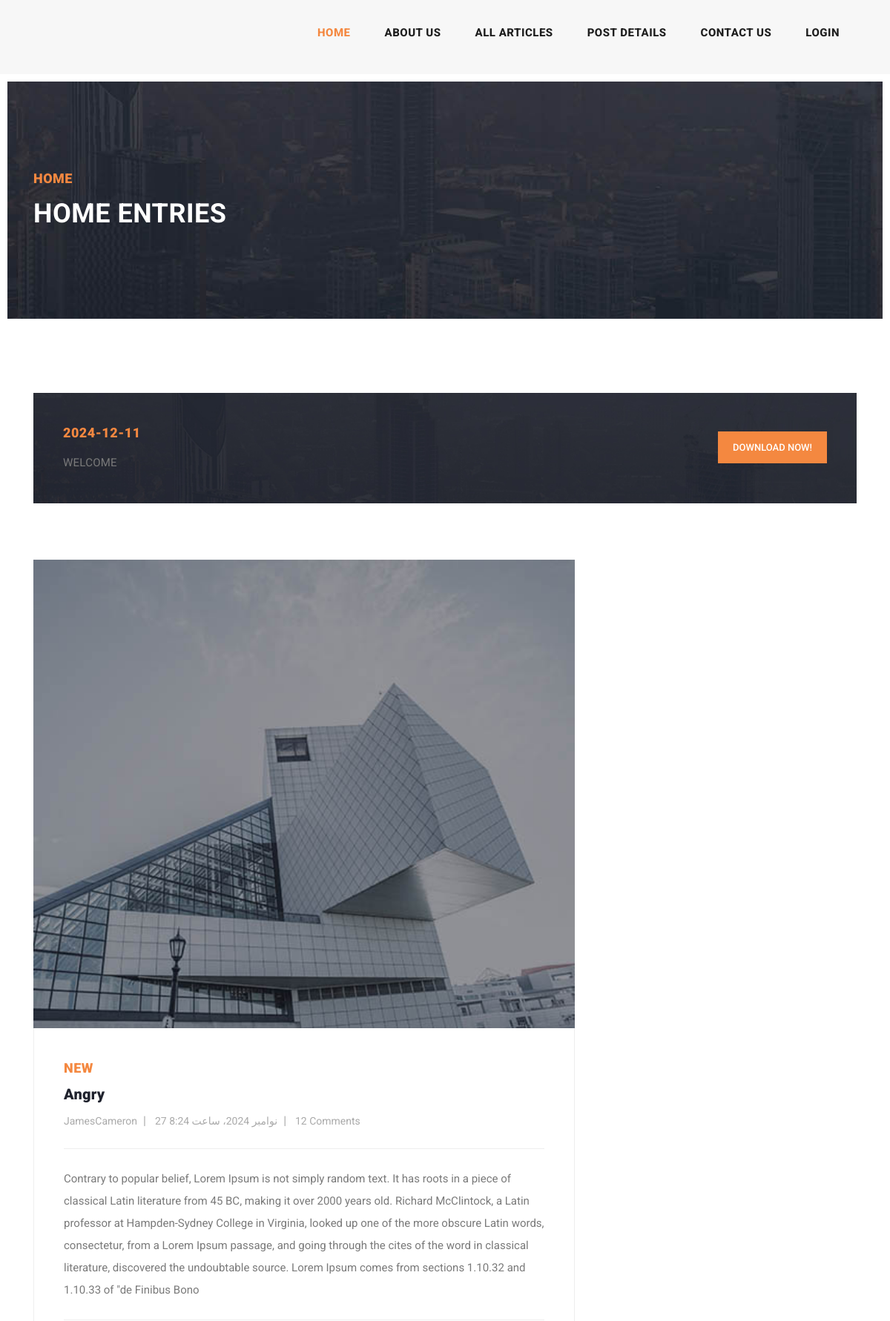
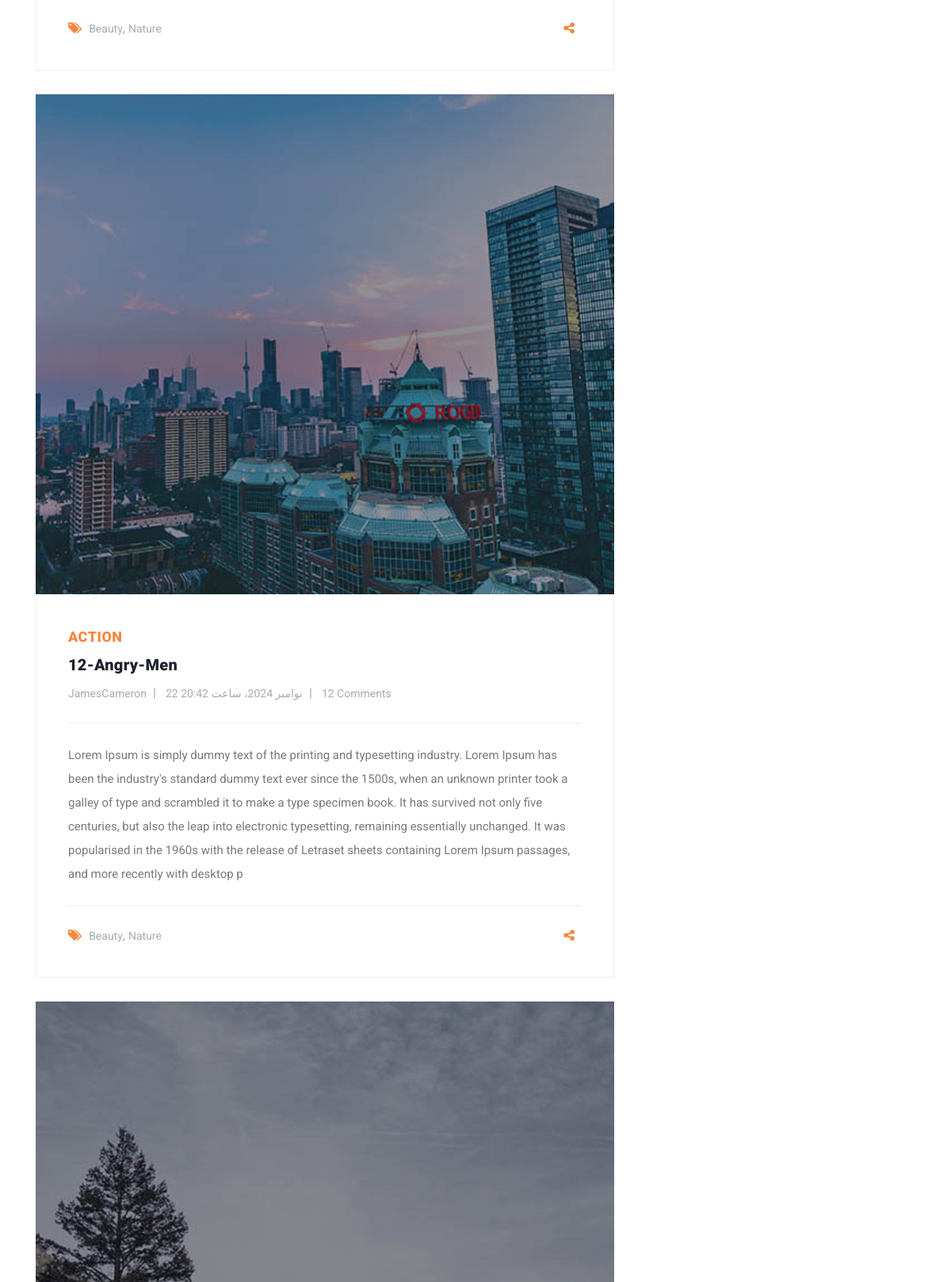
The page / (upper part) on the database its author committed (2 pictures, top to bottom).
### blog/models.py (models this page shows, shortened)
class Article(models.Model):
    CHOICES = (
        ('A','PYTHON'),
        ('B','DJANGO')
    )
    author = models.ForeignKey(User, on_delete=models.CASCADE)
    category = models.ManyToManyField(Category,related_name='articles')
    title = models.CharField(max_length=70,help_text='enter title',unique=True)
    body = models.TextField()
    image = models.ImageField(upload_to='images/articles',unique_for_date='pop_date')
    created = models.DateTimeField(auto_now_add=True)
    updated = models.DateTimeField(auto_now=True)
    pop_date = models.DateField(default=timezone.now())
    floatfield = models.FloatField(default=0)
    myfile = models.FileField(null=True,upload_to='files/articles')
    status = models.BooleanField(default=False)
    objects = models.Manager()
    custom = ArticleManager()
    slug = models.SlugField(unique=True,null=True,blank=True)
    pub_date = models.DateField(default=timezone.now())
    class Meta:
        ordering = ['-updated',]
        verbose_name = 'post'
    def get_absolute_url(self):
        return reverse('blog:article_detail',kwargs={'slug':self.slug})

class Category(models.Model):
    name = models.CharField(max_length=50,verbose_name="عنوان")
    created = models.DateTimeField(auto_now_add=True)
    slug = models.SlugField(unique=True,null=False,default='')
    def __str__(self):
        return self.name
    class Meta:
        verbose_name = 'دسته بندی '

### home/views.py (the view)
# urls.py: path("",views.home,name="home"),
def home(request):
    article = Article.objects.all()
    recent_articles = Article.objects.all()[:3]
    return render(request,'home/index.html',context={'articles':article})

### account/templatetags/filters.py (called while the page is built)
@register.filter
def cutter(value,arg):
    return value[:arg]

@register.simple_tag
def current_time(format_string):
    return datetime.datetime.now().strftime(format_string)

### context_processors/context_processors.py (called while the page is built)
def recent_articles(request):
    from blog.models import Article, Category
    recent_articles = Article.objects.order_by('-created')
    categories = Category.objects.all()
    return  {'recent_articles': recent_articles,'categories': categories}

### home/templatetags/my_template_tags.py (called while the page is built)
@register.inclusion_tag('home/result.html')
def show_result(text):
    return {'text': text}

### home/templates/home/index.html (shortened to what this page needs)
{% extends 'base.html' %}
{% load render_partial %}
{% load social_share %}
{% load static %}
{% load filters %}
{% load my_template_tags %}
{% block content %}
    <div class="heading-page header-text">
        <section class="page-heading">
            <div class="container">
                <div class="row">
                    <div class="col-lg-12">
                        <div class="text-content">
                            <h4>HOME</h4>
                            <h2>HOME ENTRIES</h2>
                        </div>
                    </div>
                </div>
            </div>
        </section>
    </div>
    <section class="call-to-action">
        <div class="container">
            <div class="row">
                <div class="col-lg-12">
                    <div class="main-content">
                        <div class="row">
                            <div class="col-lg-8">
                                <span>{% current_time "%Y-%m-%d"  %}</span>
                                <h4>{% show_result "WELCOME" %}</h4>
                            </div>
                            <div class="col-lg-4">
                                <div class="main-button">
                                    <a href="https://templatemo.com/tm-551-stand-blog" target="_parent">Download
                                        Now!</a>
                                </div>
                            </div>
                        </div>
                    </div>
                </div>
            </div>
        </div>
    </section>
    <section class="blog-posts">
        <div class="container">
            <div class="row">
                <div class="col-lg-8">
                    <div class="all-blog-posts">
                        <div class="row">
                            {% for article in recent_articles %}
                                <div class="col-lg-12">
                                    <div class="blog-post">
                                        <div class="blog-thumb">
                                            <img src="{{ article.image.url }}" alt="">
                                        </div>
                                        <div class="down-content">
                                            <span>{{ article.category.all.first }}</span>
                                            <a href="{% url 'blog:article_detail' article.slug %}">
                                                <h4>{{ article.title }}</h4></a>
                                            <ul class="post-info">
                                                <li><a href="#">{{ article.author }}</a></li>
                                                <li><a href="#">{{ article.created }}</a></li>
                                                <li><a href="#">12 Comments</a></li>
                                            </ul>
                                            <p>{{ article.body|cutter:500 }}</p>
                                            <div class="post-options">
                                                <div class="row">
                                                    <div class="col-6">
                                                        <ul class="post-tags">
                                                            <li><i class="fa fa-tags"></i></li>
                                                            <li><a href="#">Beauty</a>,</li>
                                                            <li><a href="#">Nature</a></li>
                                                        </ul>
                                                    </div>
                                                    <div class="col-6">
                                                        <ul class="post-share">
                                                            <li><i class="fa fa-share-alt"></i></li>
                                                        </ul>
                                                    </div>
                                                </div>
                                            </div>
                                        </div>
                                    </div>
                                </div>
                            {% endfor %}
                        </div>
                    </div>
                </div>
            </div>
        </div>
    </section>
{% endblock %}

### static/css/templatemo-stand-blog.css (style rules this page uses)
body { font-family: 'Roboto', sans-serif; overflow-x: hidden; text-rendering: optimizeLegibility; -webkit-font-smoothing: antialiased; -moz-osx-font-smoothing: grayscale; }
p { margin-bottom: 0px; font-size: 15px; font-weight: 400; color: #7a7a7a; line-height: 30px; }
a { text-decoration: none!important; }
ul { padding: 0; margin: 0; list-style: none; }
h1,h2,h3,h4,h5,h6 { margin: 0px; }
.main-button a { display: inline-block; background-color: #f48840; color: #fff; font-size: 13px; font-weight: 500; padding: 12px 20px; text-transform: uppercase; transition: all .3s; }
.heading-page { padding-top: 110px; }
.page-heading { margin: 0px 10px; padding: 120px 0px; text-align: left; background-position: center center; background-repeat: no-repeat; background-size: cover; background-image: url(../images/heading-bg.jpg); }
.page-heading .text-content h4 { color: #f48840; font-size: 18px; text-transform: uppercase; font-weight: 900; letter-spacing: 0.5px; margin-bottom: 15px; }
.page-heading .text-content h2 { color: #fff; font-size: 36px; font-weight: 700; text-transform: uppercase; letter-spacing: 0.5px; }
.call-to-action { margin-top: 100px; }
.call-to-action .main-content { padding: 40px; background-image: url(../images/cta-bg.jpg); background-position: center center; background-repeat: no-repeat; background-size: cover; }
.call-to-action .main-content span { color: #f48840; font-size: 18px; font-weight: 900; letter-spacing: 0.5px; }
.call-to-action .main-content h4 { margin-bottom: 0px; margin-top: 12px; color: #fff; font-size: 26px; font-weight: 900; letter-spacing: 0.25px; }
.call-to-action .main-content .main-button { text-align: right; margin-top: 12px; }
.blog-posts { margin-top: 100px; }
.blog-posts .blog-post { margin-bottom: 30px; }
.blog-posts .blog-thumb img { width: 100%; overflow: hidden; }
.blog-posts .down-content { padding: 40px; border-right: 1px solid #eee; border-left: 1px solid #eee; border-bottom: 1px solid #eee; }
.blog-posts .down-content span { font-size: 18px; text-transform: uppercase; letter-spacing: 0.5px; font-weight: 900; color: #f48840; }
.blog-posts .down-content h4 { font-size: 24px; text-transform: capitalize; letter-spacing: 0.5px; font-weight: 900; color: #20232e; margin: 10px 0px 12px 0px; }
.blog-posts .down-content ul.post-info li { display: inline-block; margin-right: 8px; }
.blog-posts .down-content ul.post-info li:after { content: '|'; color: #aaa; margin-left: 8px; }
.blog-posts .down-content h4 { font-size: 20px; letter-spacing: 0.25px; }
.blog-posts .down-content ul.post-info li:last-child::after { display: none; }
.blog-posts .down-content ul.post-info li a { font-size: 14px; color: #aaa; font-weight: 400; transition: all .3s; }
.blog-posts .down-content p { padding: 25px 0px; margin: 25px 0px; border-top: 1px solid #eee; border-bottom: 1px solid #eee; }
.blog-posts .down-content ul.post-share { text-align: right; }
.blog-posts .down-content ul.post-tags li, .blog-posts .down-content ul.post-share li { display: inline-block; }
.blog-posts .down-content ul.post-tags li:first-child i, .blog-posts .down-content ul.post-share li:first-child i { color: #f48840; margin-right: 5px; }
.blog-posts .down-content ul.post-tags li, .blog-posts .down-content ul.post-share li { color: #aaa; }
.blog-posts .down-content ul.post-tags li a, .blog-posts .down-content ul.post-share li a { font-size: 14px; color: #aaa; font-weight: 400; transition: all .3s; }

### rows shown on the page
Article: image (picture), category.all.first "NEW", title "Angry", author "JamesCameron", created "27 نوامبر 2024، ساعت 8:24", body "Contrary to popular belief, Lorem Ipsum is not simply random text. It has roots in a piece of classical Latin literature from 45 BC, making it over 2000 years old. Richard McClintock, a Latin professor at Hampden-Sydney College in Virginia, looked up one of the more obscure Latin words, consectetur, from a Lorem Ipsum passage, and going through the cites of the word in classical literature, discovered the undoubtable source. Lorem Ipsum comes from sections 1.10.32 and 1.10.33 of \"de Finibus Bono"
Article: image (picture), category.all.first "ACTION", title "12-Angry-Men", author "JamesCameron", created "22 نوامبر 2024، ساعت 20:42", body "Lorem Ipsum is simply dummy text of the printing and typesetting industry. Lorem Ipsum has been the industry's standard dummy text ever since the 1500s, when an unknown printer took a galley of type and scrambled it to make a type specimen book. It has survived not only five centuries, but also the leap into electronic typesetting, remaining essentially unchanged. It was popularised in the 1960s with the release of Letraset sheets containing Lorem Ipsum passages, and more recently with desktop p"
Article: image (picture)

### other values the page prints
{{ text }} "WELCOME"
